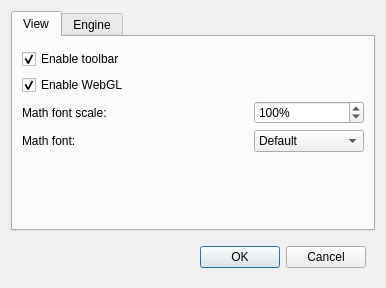
<?xml version="1.0" encoding="UTF-8"?>
<ui version="4.0">
 <class>PreferencesDialog</class>
 <widget class="QDialog" name="PreferencesDialog">
  <property name="geometry">
   <rect>
    <x>0</x>
    <y>0</y>
    <width>386</width>
    <height>288</height>
   </rect>
  </property>
  <property name="windowTitle">
   <string>Preferences</string>
  </property>
  <layout class="QVBoxLayout" name="verticalLayout">
   <item>
    <widget class="QTabWidget" name="tabWidget">
     <property name="currentIndex">
      <number>0</number>
     </property>
     <widget class="QWidget" name="viewTab">
      <attribute name="title">
       <string>View</string>
      </attribute>
      <layout class="QGridLayout" name="gridLayout_2">
       <property name="topMargin">
        <number>12</number>
       </property>
       <property name="bottomMargin">
        <number>15</number>
       </property>
       <property name="spacing">
        <number>6</number>
       </property>
       <item row="0" column="0" colspan="3">
        <widget class="QCheckBox" name="enableToolbarCheckBox">
         <property name="text">
          <string>Enable toolbar</string>
         </property>
         <property name="checked">
          <bool>true</bool>
         </property>
        </widget>
       </item>
       <item row="7" column="0">
        <spacer name="verticalSpacer_2">
         <property name="orientation">
          <enum>Qt::Vertical</enum>
         </property>
         <property name="sizeHint" stdset="0">
          <size>
           <width>20</width>
           <height>40</height>
          </size>
         </property>
        </spacer>
       </item>
       <item row="5" column="2">
        <widget class="QSpinBox" name="mathFontScaleSpinBox">
         <property name="suffix">
          <string>%</string>
         </property>
         <property name="minimum">
          <number>50</number>
         </property>
         <property name="maximum">
          <number>400</number>
         </property>
         <property name="value">
          <number>100</number>
         </property>
        </widget>
       </item>
       <item row="5" column="0">
        <widget class="QLabel" name="label">
         <property name="text">
          <string>Math font scale:</string>
         </property>
        </widget>
       </item>
       <item row="3" column="0">
        <widget class="QCheckBox" name="enableWebGLCheckBox">
         <property name="enabled">
          <bool>true</bool>
         </property>
         <property name="text">
          <string>Enable WebGL</string>
         </property>
         <property name="checked">
          <bool>true</bool>
         </property>
        </widget>
       </item>
       <item row="6" column="0">
        <widget class="QLabel" name="label_2">
         <property name="text">
          <string>Math font:</string>
         </property>
        </widget>
       </item>
       <item row="6" column="2">
        <widget class="QComboBox" name="mathFontComboBox">
         <item>
          <property name="text">
           <string>Default</string>
          </property>
         </item>
         <item>
          <property name="text">
           <string>TeX</string>
          </property>
         </item>
         <item>
          <property name="text">
           <string>STIX</string>
          </property>
         </item>
        </widget>
       </item>
      </layout>
     </widget>
     <widget class="QWidget" name="engineTab">
      <attribute name="title">
       <string>Engine</string>
      </attribute>
      <layout class="QVBoxLayout" name="verticalLayout_2">
       <item>
        <widget class="QLabel" name="label_4">
         <property name="text">
          <string>Scripts location:</string>
         </property>
        </widget>
       </item>
       <item>
        <widget class="QWidget" name="widget_2" native="true">
         <layout class="QGridLayout" name="gridLayout">
          <item row="0" column="0" colspan="2">
           <widget class="QRadioButton" name="defaultPathButton">
            <property name="text">
             <string>Default</string>
            </property>
            <property name="checked">
             <bool>true</bool>
            </property>
           </widget>
          </item>
          <item row="1" column="0">
           <widget class="QRadioButton" name="customPathButton">
            <property name="text">
             <string/>
            </property>
           </widget>
          </item>
          <item row="1" column="1">
           <widget class="QLineEdit" name="pathEdit">
            <property name="enabled">
             <bool>false</bool>
            </property>
            <property name="clearButtonEnabled">
             <bool>false</bool>
            </property>
           </widget>
          </item>
          <item row="1" column="2">
           <widget class="QToolButton" name="choosePathButton">
            <property name="enabled">
             <bool>false</bool>
            </property>
            <property name="text">
             <string>...</string>
            </property>
            <property name="autoRaise">
             <bool>false</bool>
            </property>
            <property name="arrowType">
             <enum>Qt::NoArrow</enum>
            </property>
           </widget>
          </item>
         </layout>
        </widget>
       </item>
       <item>
        <spacer name="verticalSpacer">
         <property name="orientation">
          <enum>Qt::Vertical</enum>
         </property>
         <property name="sizeHint" stdset="0">
          <size>
           <width>20</width>
           <height>40</height>
          </size>
         </property>
        </spacer>
       </item>
      </layout>
     </widget>
    </widget>
   </item>
   <item>
    <widget class="QWidget" name="widget" native="true">
     <layout class="QHBoxLayout" name="horizontalLayout">
      <item>
       <spacer name="horizontalSpacer">
        <property name="orientation">
         <enum>Qt::Horizontal</enum>
        </property>
        <property name="sizeHint" stdset="0">
         <size>
          <width>156</width>
          <height>20</height>
         </size>
        </property>
       </spacer>
      </item>
      <item>
       <widget class="QDialogButtonBox" name="buttonBox">
        <property name="orientation">
         <enum>Qt::Horizontal</enum>
        </property>
        <property name="standardButtons">
         <set>QDialogButtonBox::Cancel|QDialogButtonBox::Ok</set>
        </property>
       </widget>
      </item>
     </layout>
    </widget>
   </item>
  </layout>
 </widget>
 <tabstops>
  <tabstop>tabWidget</tabstop>
  <tabstop>enableToolbarCheckBox</tabstop>
  <tabstop>buttonBox</tabstop>
  <tabstop>defaultPathButton</tabstop>
  <tabstop>customPathButton</tabstop>
  <tabstop>pathEdit</tabstop>
  <tabstop>choosePathButton</tabstop>
 </tabstops>
 <resources/>
 <connections>
  <connection>
   <sender>buttonBox</sender>
   <signal>accepted()</signal>
   <receiver>PreferencesDialog</receiver>
   <slot>accept()</slot>
   <hints>
    <hint type="sourcelabel">
     <x>248</x>
     <y>254</y>
    </hint>
    <hint type="destinationlabel">
     <x>157</x>
     <y>274</y>
    </hint>
   </hints>
  </connection>
  <connection>
   <sender>buttonBox</sender>
   <signal>rejected()</signal>
   <receiver>PreferencesDialog</receiver>
   <slot>reject()</slot>
   <hints>
    <hint type="sourcelabel">
     <x>316</x>
     <y>260</y>
    </hint>
    <hint type="destinationlabel">
     <x>286</x>
     <y>274</y>
    </hint>
   </hints>
  </connection>
 </connections>
</ui>
